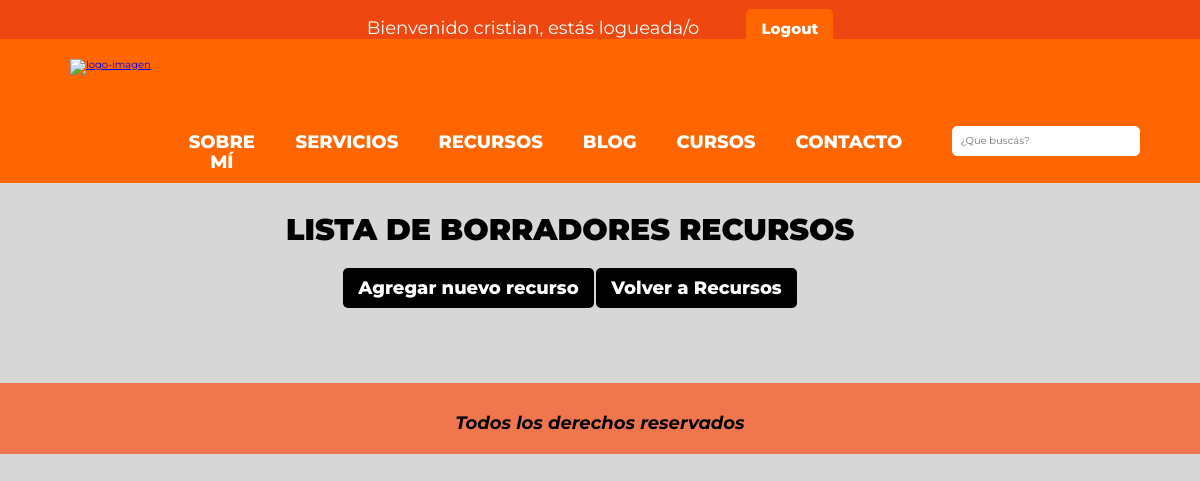
Page /recursos/recurso/borrador/ (signed in) on the earlier database version.
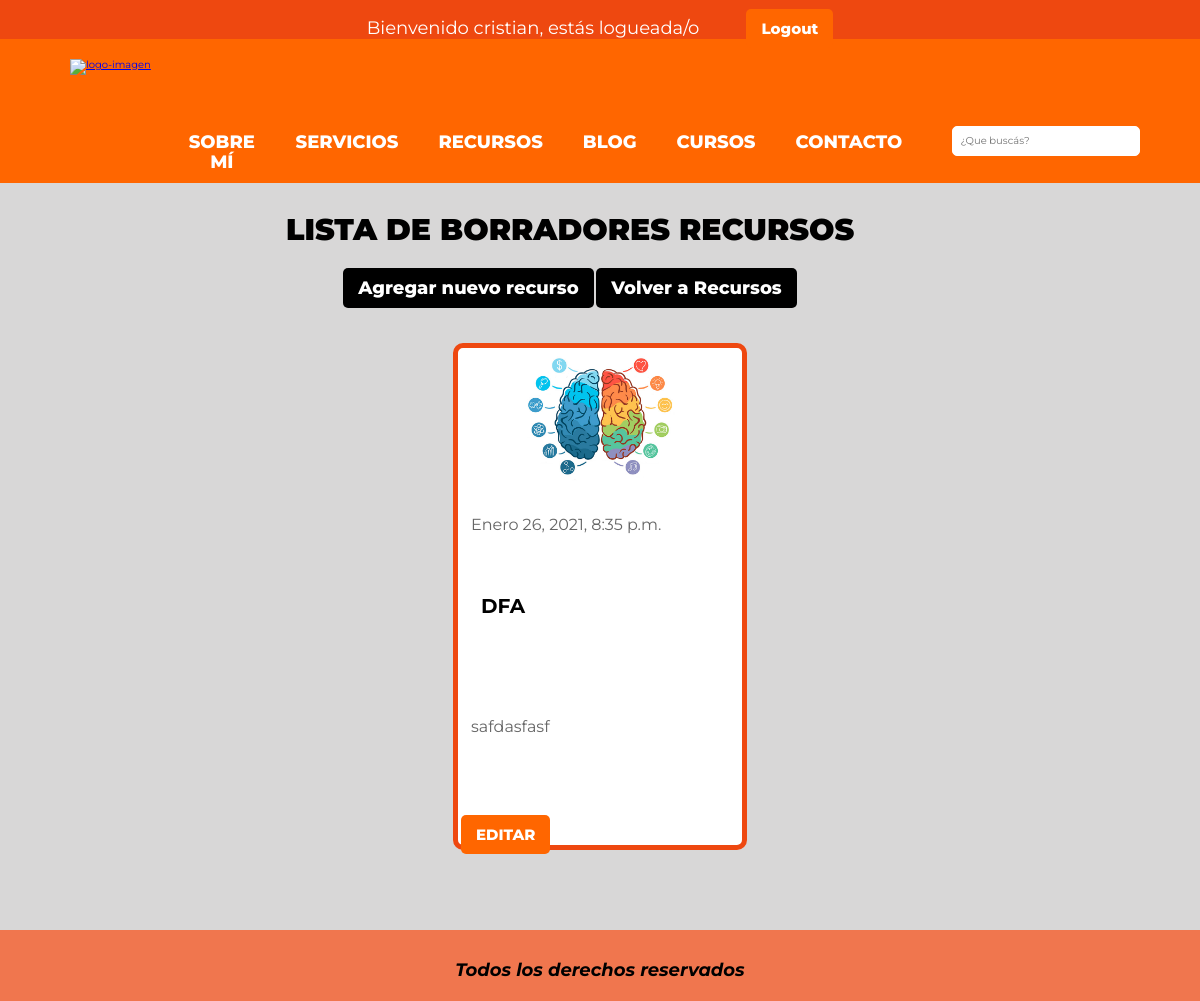
Same page on the later database version.
### recursos/models.py (models this page shows, shortened)
class Recurso(models.Model):
    titulo = models.CharField(max_length=200)
    texto = RichTextField(null=True, blank=True)
    imagen = models.ImageField(upload_to='recursos', null=True, blank=True, verbose_name='Imagen de portada')
    autor = models.ForeignKey(settings.AUTH_USER_MODEL, on_delete=CASCADE)
    creado = models.DateTimeField(default=timezone.now)
    publicado = models.DateTimeField(null=True, blank=True)
    archivo = models.FileField(upload_to='archivos_recursos' ,blank=True, null=True)
    class Meta:
        verbose_name = 'recurso'
        verbose_name_plural = 'recursos'

### recursos/views.py (the view)
# urls.py: path('recurso/borrador/', views.lista_borrador_recursos, name='lista_borrador_recursos'),
@login_required
def lista_borrador_recursos(request):
    recursos_no_public = Recurso.objects.filter(publicado__isnull=True).order_by('-creado')
    return render(request, 'recursos/borrador_recursos.html', {'recursos': recursos_no_public})

### recursos/templates/recursos/borrador_recursos.html
{% extends 'blog/layout.html' %}
{% block content %}
<div class="contenedor contenedor-lista-borrador">
    <h2><strong>Lista de borradores Recursos </strong></h2>
    <a href="{% url 'recursos:nuevo_recurso' %}" id="Nuevo_post" class="boton boton-lista-post">Agregar nuevo recurso</a>
    <a href="{% url 'recursos:recursos' %}" class="boton boton-lista-post" >Volver a Recursos</a>
</div>
<main class="contenedor-blog-interno">
    {% for recurso in recursos %}
        <div class="contenido-blog">
            {% if recurso.imagen.url is not None %}
                <img src='{{ recurso.imagen.url }}'>
            {% endif %}
            <p>{{ recurso.creado }}</p>
            <h2>{{ recurso.titulo }}</h2>
            <p>{{ recurso.texto|truncatewords:15|safe }}</p>
            <a href="{% url 'recursos:editar_recurso' pk=recurso.pk %}" class="boton boton-blog">Editar</a>
        </div>
    {% endfor %}
</main>
{% endblock %}

Differences in the rows shown:
added Recurso: imagen (picture), creado "Enero 26, 2021, 8:35 p.m.", titulo "DFA", texto "safdasfasf"
